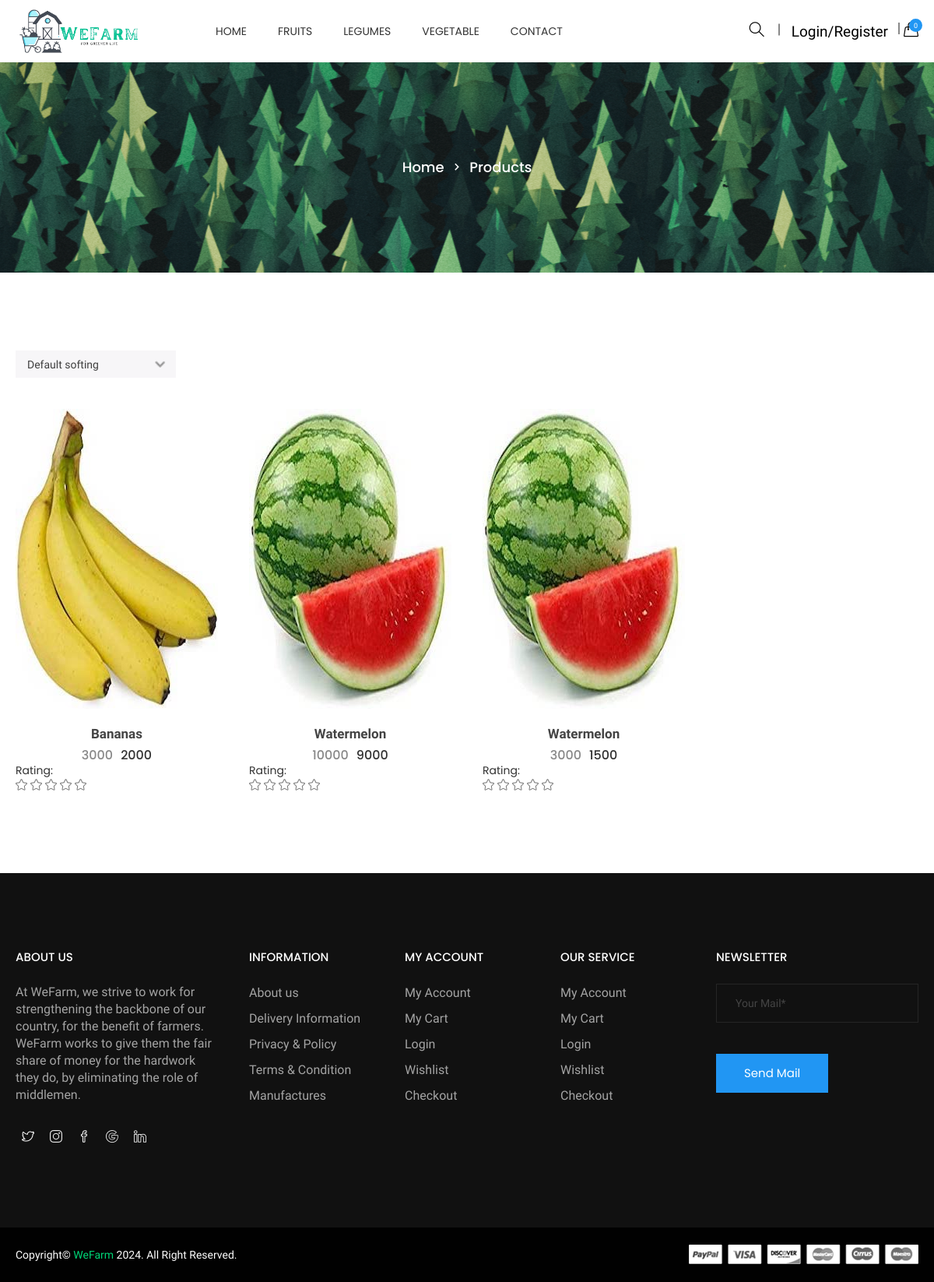
Screenshot of /categories.php?id=19&sub_categories=25 with the database file from the repository.
### tables this page shows
CREATE TABLE `categories` (
  `id` int(11) NOT NULL,
  `categories` varchar(255) NOT NULL,
  `status` tinyint(4) NOT NULL
);

CREATE TABLE `product` (
  `id` int(11) NOT NULL,
  `categories_id` int(11) NOT NULL,
  `sub_categories_id` int(11) NOT NULL,
  `name` varchar(255) NOT NULL,
  `oldprice` float NOT NULL,
  `price` float NOT NULL,
  `qty` int(11) NOT NULL,
  `image` varchar(255) NOT NULL,
  `short_desc` varchar(2000) NOT NULL,
  `description` text NOT NULL,
  `best_seller` int(11) NOT NULL,
  `meta_title` varchar(2000) NOT NULL,
  `meta_desc` varchar(2000) NOT NULL,
  `meta_keyword` varchar(2000) NOT NULL,
  `added_by` int(11) NOT NULL,
  `status` tinyint(4) NOT NULL,
  `Rating` int(11) NOT NULL
);

### add_to_cart.inc.php (called while the page is built, shortened)
<?php
class add_to_cart{
	function totalProduct(){
		if(isset($_SESSION['cart'])){
			return count($_SESSION['cart']);
		}else{
			return 0;
		}
	}
}
?>

### functions.inc.php (called while the page is built, shortened)
<?php
function get_product($con,$limit='',$cat_id='',$product_id='',$search_str='',$sort_order='',$is_best_seller='',$sub_categories=''){
	$sql="select product.*, categories.categories, admin_users.username as seller_name
	      from product
	      INNER JOIN categories ON product.categories_id=categories.id
	      LEFT JOIN admin_users ON product.added_by=admin_users.id
	      where product.status=1 ";
	if($cat_id!=''){
		$sql.=" and product.categories_id=$cat_id ";
	}
	if($sub_categories!=''){
		$sql.=" and product.sub_categories_id=$sub_categories ";
	}
	if($sort_order!=''){
		$sql.=$sort_order;
	}else{
		$sql.=" order by product.id desc ";
	}
	$res=mysqli_query($con,$sql);
	$data=array();
	while($row=mysqli_fetch_assoc($res)){
		$data[]=$row;
	}
	return $data;
}
?>

### categories.php (the view, shortened to what this page needs)
<?php
require('top.php');
	?>
	<?php
$cat_id=mysqli_real_escape_string($con,$_GET['id']);
$sub_categories='';
if(isset($_GET['sub_categories'])){
	$sub_categories=mysqli_real_escape_string($con,$_GET['sub_categories']);
}
$sort_order="";
if($cat_id>0 && ($sub_categories!='' && $sub_categories>=0)){
	$get_product=get_product($con,'',$cat_id,'','',$sort_order,'',$sub_categories);
}else{
	?>
	<script>
	window.location.href='index.php';
	</script>
	<?php
}
?>
        <div class="ht__bradcaump__area" style="background: rgba(0, 0, 0, 0) url(images/bg/4.jpg) no-repeat scroll center center / cover ;">
            <div class="ht__bradcaump__wrap">
                <div class="container">
                    <div class="row">
                        <div class="col-xs-12">
                            <div class="bradcaump__inner">
                                <nav class="bradcaump-inner">
                                  <a class="breadcrumb-item" href="index.php">Home</a>
                                  <span class="brd-separetor"><i class="zmdi zmdi-chevron-right"></i></span>
                                  <span class="breadcrumb-item active">Products</span>
                                </nav>
                            </div>
                        </div>
                    </div>
                </div>
            </div>
        </div>
        <section class="htc__product__grid bg__white ptb--100">
            <div class="container">
                <div class="row">
					<?php if(count($get_product)>0){?>
                    <div class="col-lg-12 col-md-12 col-sm-12 col-xs-12">
                        <div class="htc__product__rightidebar">
                            <div class="htc__grid__top">
                                <div class="htc__select__option">
                                    <select class="ht__select" onchange="sort_product_drop('<?php echo $cat_id?>','<?php echo $sub_categories?>','<?php echo SITE_PATH?>')" id="sort_product_id">
                                        <option value="">Default softing</option>
                                    </select>
                                </div>
                            </div>
                            <div class="row">
                                <div class="shop__grid__view__wrap">
                                    <div role="tabpanel" id="grid-view" class="single-grid-view tab-pane fade in active clearfix">
                                        <?php
										foreach($get_product as $list){
											$rating = $list['Rating'];
										?>
										<div class="col-md-4 col-lg-3 col-sm-4 col-xs-12">
											<div class="category">
												<div class="ht__cat__thumb">
													<a href="product.php?id=<?php echo $list['id']?>">
														<img src="<?php echo PRODUCT_IMAGE_SITE_PATH.$list['image']?>" alt="product images">
													</a>
												</div>
												<div class="fr__hover__info">
													<ul class="product__action">
													</ul>
												</div>
												<div class="fr__product__inner">
													<h4><a href="product.php?id=<?php echo $list['id']?>"><?php echo $list['name']?></a></h4>
													<ul class="fr__pro__prize">
														<li class="old__prize"><?php echo $list['oldprice']?></li>
														<li><?php echo $list['price']?></li>
													</ul>
												</div>
												<h4>Rating: </h4>
                                        <ul class="rating">
                                <?php
                                for ($i=0; $i < 5-$rating; $i++) {
                                    echo '<li class="old"><i class="icon-star icons"></i></li>';
                                } ?>
											</div>
										</div>
										<?php } ?>
                                    </div>
							   </div>
                            </div>
                        </div>
                    </div>
					<?php } else {
						echo "Data not found";
					} ?>
				</div>
            </div>
        </section>
<?php require('footer.php')?>

### top.php (shortened to what this page needs)
<?php
require('connection.inc.php');
require('functions.inc.php');
require('add_to_cart.inc.php');
$cat_res=mysqli_query($con,"select * from categories where status=1 order by categories asc");
$cat_arr=array();
while($row=mysqli_fetch_assoc($cat_res)){
	$cat_arr[]=$row;
}
$obj=new add_to_cart();
$totalProduct=$obj->totalProduct();
?>
<!doctype html>
<html class="no-js" lang="en">
<head>
    <link rel="stylesheet" href="css/bootstrap.min.css">
    <link rel="stylesheet" href="css/owl.carousel.min.css">
    <link rel="stylesheet" href="css/owl.theme.default.min.css">
    <link rel="stylesheet" href="css/core.css">
    <link rel="stylesheet" href="css/shortcode/shortcodes.css">
    <link rel="stylesheet" href="style.css">
    <link rel="stylesheet" href="css/responsive.css">
    <link rel="stylesheet" href="css/custom.css">
</head>
<body>
    <div class="wrapper">
        <header id="htc__header" class="htc__header__area header--one">
            <div id="sticky-header-with-topbar" class="mainmenu__wrap sticky__header">
                <div class="container">
                    <div class="row">
                        <div class="menumenu__container clearfix">
                            <div class="col-lg-2 col-md-2 col-sm-3 col-xs-5">
                                <div class="logo">
                                     <a href="index.php"><img src="images/logo/7.png" alt="logo images"></a>
                                </div>
                            </div>
                            <div class="col-md-7 col-lg-6 col-sm-5 col-xs-3">
                                <nav class="main__menu__nav hidden-xs hidden-sm">
                                    <ul class="main__menu">
                                        <li class="drop"><a href="index.php">Home</a></li>
                                        <?php
										foreach($cat_arr as $list){
											?>
											<li class="drop"><a href="categories.php?id=<?php echo $list['id']?>"><?php echo $list['categories']?></a>
											</li>
											<?php
										}
										?>
                                        <li><a href="contact.php">contact</a></li>
                                    </ul>
                                </nav>
                            </div>
                            <div class="col-md-3 col-lg-4 col-sm-4 col-xs-4">
                                <div class="header__right">
									<?php
									$class="mr15";
									?>
									<div class="header__search search search__open <?php echo $class?>">
                                        <a href="#" onclick="focusearch()"><i class="icon-magnifier icons"></i></a>
                                    </div>
                                    <div class="header__account">
										<?php if(isset($_SESSION['USER_LOGIN'])){
											?>
											<nav class="navbar navbar-expand-lg navbar-light bg-light">
											   <button class="navbar-toggler" type="button" data-toggle="collapse" data-target="#navbarSupportedContent" aria-controls="navbarSupportedContent" aria-expanded="false" aria-label="Toggle navigation">
												<span class="navbar-toggler-icon"></span>
											  </button>
											  <div class="collapse navbar-collapse" id="navbarSupportedContent">
												<ul class="navbar-nav mr-auto">
												  <li class="nav-item dropdown">
													<a class="nav-link dropdown-toggle" href="#" id="navbarDropdown" role="button" data-toggle="dropdown" aria-haspopup="true" aria-expanded="false">
													  Hi <?php echo $_SESSION['USER_NAME']?>
													</a>
													<div class="dropdown-menu" aria-labelledby="navbarDropdown">
													  <a class="dropdown-item" href="my_order.php">My Orders</a>
													  <a class="dropdown-item" href="profile.php">Profile</a>
													  <div class="dropdown-divider"></div>
													  <a class="dropdown-item" href="logout.php">Logout</a>
													</div>
												  </li>
												</ul>
											  </div>
											</nav>
											<?php
										}else{
											echo '<a href="login.php" id="onchange" class="mr15">Login/Register</a>';
										}
										?>
                                    </div>
                                    <div class="htc__shopping__cart">
										<a class="cart__menu" href="#"><i class="icon-handbag icons"></i></a>
                                        <a href="cart.php"><span class="htc__qua"><?php echo $totalProduct?></span></a>
                                    </div>
                                </div>
                            </div>
                        </div>
                    </div>
                </div>
            </div>
        </header>

### style.css (style rules this page uses)
.category { position: relative; margin-top: 40px; }
.fr__hover__info { position: absolute; right: 20px; top: 20px; }
.fr__product__inner { padding-top: 23px; text-align: center; }
.fr__product__inner h4 a { color: #444; font-family: Old Standard TT; font-size: 17px; font-weight: 600; text-transform: capitalize; transition: all 0.3s ease 0s; }
.fr__pro__prize { display: flex; justify-content: center; margin-top: 6px; }
.fr__pro__prize li { color: #313131; font-family: Poppins; font-size: 16px; font-weight: 500; margin: 0 5px; }
.fr__pro__prize li.old__prize { color: #888888; }
.product__action { display: flex; justify-content: center; flex-flow: column; }
.category { overflow: hidden; position: relative; }
.rating { display: flex; }
.rating li i { color: #2196F3; font-size: 15px; }
.rating li + li { margin-left: 4px; }
.rating li.old i { color: #777777; }
.ht__bradcaump__wrap { align-items: center; display: flex; height: 270px; }
.breadcrumb-item { color: #fff; font-family: "Poppins",sans-serif; font-size: 18px; font-weight: 500; text-transform: capitalize; }
.bradcaump-inner a.breadcrumb-item { font-weight: 500; }
.brd-separetor { padding: 0 10px; }
.brd-separetor i { color: #ffffff; font-size: 18px; }
.bradcaump__inner { text-align: center; }
.htc__grid__top { display: flex; justify-content: space-between; }
.htc__select__option { display: flex; }
select.ht__select { background-color: #f7f6f8; border: 0 none; -webkit-appearance: none; -moz-appearance: none; -ms-appearance: none; -o-appearance: none; background-image: url("images/icons/select-option.png"); background-position: right 7% center; background-size: contain; background-repeat: no-repeat; padding: 0 32px 0 15px; background-size: 14px; height: 35px; color: #3f3f3f; }
.ht__cat__thumb a img { width: 100%; }

### css/shortcode/default.css (style rules this page uses)
*, h1, h2, h3, h4, h5, h6, p, ul, a { margin: 0; padding: 0; }
html { font-size: 100%; }
body { font-family: 'Old Standard TT', serif; color: #666666; font-weight: 400; font-size: 14px; line-height: 24px; -webkit-font-smoothing: antialiased; -moz-osx-font-smoothing: grayscale; }
h1, h2, h3, h4, h5, h6, .h1, .h2, .h3, .h4, .h5, .h6 { font-family: 'Poppins', sans-serif; color: #313131; font-weight: 400; -webkit-font-variant-ligatures: common-ligatures; font-variant-ligatures: common-ligatures; margin-top: 0; margin-bottom: 0; }
h4, .h4 { font-size: 14px; font-weight: 400; }
ul, ol { list-style: none; }
a { color: #333; }
h1 a, h2 a, h3 a, h4 a, h5 a, h6 a { color: inherit }
body { overflow-x: hidden; }
a, .btn { transition: all 0.3s ease-out 0s; }
input, select, textarea { transition: all 0.5s ease-out 0s; }
img, .img { max-width: 100%; transition: all 0.3s ease-out 0s; }
p + img, img:last-child { margin-bottom: 0; }
body { background: #fff; }
.bg__white { background: #fff; }
select { width: 100%; }
.ptb--100 { padding: 100px 0 }

### css/shortcode/header.css (style rules this page uses)
.main__menu { display: flex; justify-content: center; }
.main__menu > li > a { color: #333333; display: block; font-size: 14px; height: 80px; line-height: 80px; position: relative; text-transform: uppercase; font-family: 'Poppins', sans-serif; }
.main__menu li { position: relative; margin: 0 20px; }
.logo a { display: block; }
.header__right { display: flex; justify-content: flex-end; height: 80px; align-items: center; }
.header__search a i { color: #000000; font-size: 19px; position: relative; }
.htc__shopping__cart { position: relative; }
.htc__shopping__cart a span.htc__qua { background: #2196F3; border-radius: 100%; color: #fff; font-size: 9px; height: 17px; line-height: 19px; position: absolute; right: -5px; text-align: center; top: -4px; width: 17px; }
.header__search a { padding-right: 20px; position: relative; }
.header__search a::before { background: #898989; content: ""; height: 15px; position: absolute; right: 0; top: 50%; -webkit-transform: translateY(-70%); transform: translateY(-70%); width: 2px; }
.header__account a { color: #000; font-size: 19px; margin-right: 5px; padding-right: 15px; position: relative; line-height: 35px; }
.header__account a::before { background: #898989 none repeat scroll 0 0; content: ""; height: 15px; position: absolute; right: 0; width: 2px; }
.main__menu li.drop { position: relative; }
.logo { align-items: center; display: flex; height: 80px; justify-content: flex-start; }
.mr15 { margin-right:15px; }
.mr15::before { top:0px; }

### rows the page displays
categories: categories "FRUITS"
categories: categories "LEGUMES"
categories: categories "VEGETABLE"
product: image (picture), name "Bananas", oldprice "3000", price "2000", Rating 0 (drawn)
product: image (picture), name "Watermelon", oldprice "10000", price "9000", Rating 0 (drawn)
product: image (picture), name "Watermelon", oldprice "3000", price "1500", Rating 0 (drawn)

### other values shown
$totalProduct "0"
